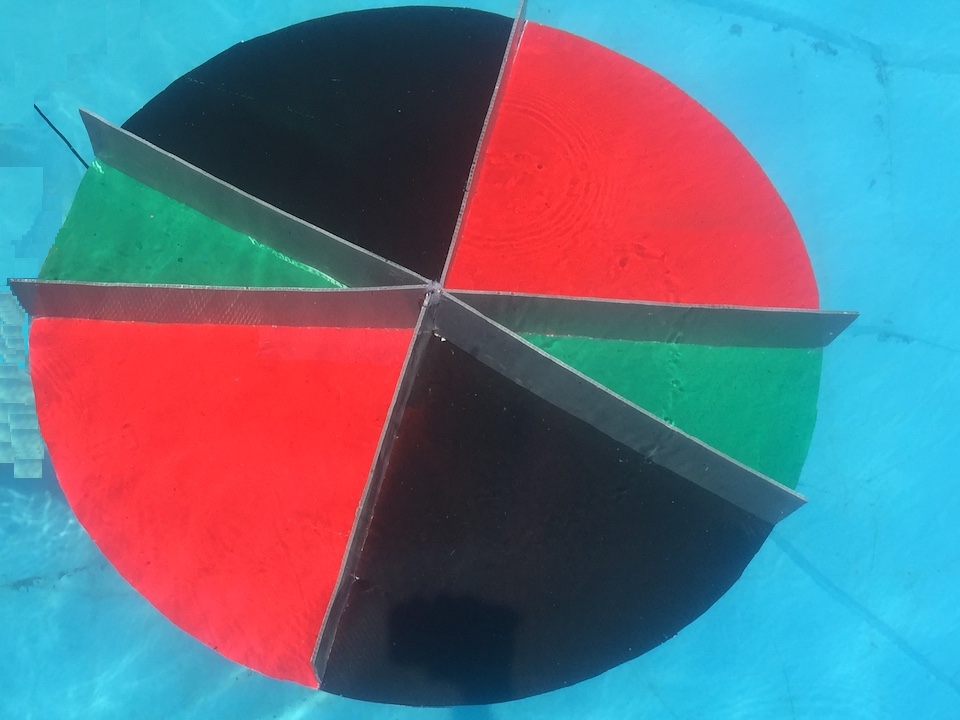
#> input picture Images/IMG_0830.JPG, 960 x 720 px, found by its file name
$ python KmeansRoulette.py   (Python 2 division)
#> lines starting #> are read from the running program, lines starting #| are printed output that depends on the picture; after the words box and inside, x2 and y2 are one past the last pixel; in counts of white or black regions, pixels touching at a corner belong together
import cv2,random
import numpy as np
import math,time,sys

TIME =True
DEBUG = False
#sys.setrecursionlimit = 200000
order = [[-1,0],[-1,-1],[0,-1],[1,-1],[1,0],[1,1],[0,1],[-1,1]]
prev = [1,0]

# [18 lines left out: function avgBlueIntensity, not called in this run]

def Blur(img):
    closing = cv2.GaussianBlur(img,(5,5),10)
    closing = cv2.medianBlur(img,23)
    #median -> 23 low
    return closing
###closing kernel using morphological transform, not used
def Closing(closing):
    rect = cv2.getStructuringElement(cv2.MORPH_ELLIPSE,(5,5))
    np.array([[1, 1, 1, 1, 1],
              [1, 1, 1, 1, 1],
              [1, 1, 1, 1, 1],
              [1, 1, 1, 1, 1],
              [1, 1, 1, 1, 1]], dtype=np.uint8)

    closing = cv2.dilate(closing,rect,iterations = 10)
    closing = cv2.erode(closing,rect,iterations = 10)
    #cv2.imshow("dialate",closing)
    return closing

def Scan(img):
    Z = img.reshape((-1,3))
    Z = np.float32(Z)
    criteria = (cv2.TERM_CRITERIA_EPS + cv2.TERM_CRITERIA_MAX_ITER, 10, 1.0)
    ###amount of colors in img, use at least 6 colors and not reccomended over 16
    K = 16
    #K = 8
    #K = 6
    ret,label,center=cv2.kmeans(Z,K,None,criteria,10,cv2.KMEANS_RANDOM_CENTERS)
    center = np.uint8(center)
    res = center[label.flatten()]
    res2 = res.reshape((img.shape))
    return res2

def findCircleCenter(img):
    ###how wide space between pix are
    loopjump = 40


    greenPoints=[]
    xt = 0
    yt = 0
    c = 0
    xleft = 2000000
    yleft = 0
    ###sector vars(possibly unimportant)
    r = 0
    g=0
    b=0
    ###Debug vars
    leftcounter=0
    rightcounter=0

    for y in range(len(img)/loopjump):
        for x in range(len(img[0])/loopjump):
            ### may need to multiply green by a bit
            #if(img[y*10][x*10][1] > 100):

            if(img[y*loopjump][x*loopjump][1] >=int(img[y*loopjump][x*loopjump][2])*0.5+int(img[y*loopjump][x*loopjump][0])):
                #print img[y*10][x*10][1],img[y*10][x*10][2],img[y*10][x*10][0],int(img[y*10][x*10][2])+int(img[y*10][x*10][0])
                #img[y*10][x*10][1]=0
                xt = xt + x*loopjump
                yt = yt +y*loopjump

                greenPoints.append([x*loopjump,y*loopjump])

                ###possibly unimportant
                b = img[y*loopjump][x*loopjump][0]
                g = img[y*loopjump][x*loopjump][1]
                r = img[y*loopjump][x*loopjump][2]

                ###use seperate image to place dots on
                #if(DEBUG):
                    #img[y*loopjump][x*loopjump][2] =255
                if(x*loopjump>467):
                    rightcounter +=1
                else:
                    leftcounter +=1
                if(x*loopjump<xleft):
                    xleft =x*loopjump
                    yleft = y*loopjump
                c = c+1

    radius = int(math.sqrt((xleft-xt/c)*(xleft-xt/c)+(yleft-yt/c)*(yleft-yt/c)))
    #cv2.circle(img,(xt/c,yt/c),radius,(255,255,255))
    #cv2.circle(img,(xt/c,yt/c),5,(255,255,255))
    if(DEBUG):
        print "coordinate center : ", xt/c,yt/c
        print "green pixels counted to right then left : ", rightcounter, leftcounter
    #return img,xt/c,yt/c,radius,b,g,r
    return img, xt/c, yt/c, greenPoints

def sectors(img, xc, yc, points):
    ###mebbe 3 -> 1 grayscale faster process?
    sector = np.zeros((len(img),len(img[0]),3), np.uint8)

    left = True
    right = True


    ###line equations to seperate two sectors
    if(DEBUG):
        print "---line---"
        print points[0]
        print xc,yc
        print -1/(float(points[0][1]-yc)/float(points[0][0]-xc))
        print yc-(-1/(float(points[0][1]-yc)/float(points[0][0]-xc)))*xc
        print points
        print "---line---"
    m = -1/(float(points[0][1]-yc)/float(points[0][0]-xc))
    c = int(yc-m*xc)

    ###! delete 2 lines below
    #cv2.line(img,(307,720),(547,0),(255,255,255),1)
    #cv2.line(img,(int(((len(img)-1)-c)/m),(len(img)-1)),(len(img[0])-1,int((len(img[0])-1)*m)-c),(255,255,255),1)
    for i in range(len(points)):

        if(left and points[i][1]>points[i][0]*m+c):
            left = False
            borderPath(img, sector, points[i][0], points[i][1])

        if(right and points[i][1]<points[i][0]*m+c):
            right= False
            borderPath(img, sector, points[i][0], points[i][1])
        #fill(img,sector,points[x][0], points[x][1],img[points[x][1]][points[x][0]])
    print right, left
    sector = Closing(sector)
    return img,sector, xc,yc

def borderPath(img, canvas,x,y):
    ###! note: left side must not be edge
    while(img[y][x-1][1] >= int(img[y][x-1][2]*0.5)+int(img[y][x-1][0])):
        x-=1
    grace = 100
    exit = False
    xst = x
    yst = y
    contour = []

    while(exit ==False or grace >0):
    # [5 lines of commented-out code are left out]
        if(grace >0):
            grace -=1

        if(abs(xst-x) <3 and abs(yst-y)<3):
            exit = True
        else:
            exit = False
        index = order.index(prev)
        for i in range((index+1), (index+9)):
            point = img[y+order[i%8][1]][x+order[i%8][0]]
            if(point[1] > int(point[2]*0.5)+int(point[0])):
                ###test line
                img[y+order[i%8][1]][x+order[i%8][0]][1] = int(img[y+order[i%8][1]][x+order[i%8][0]][0])+int(img[y+order[i%8][1]][x+order[i%8][0]][2]*0.5)
                canvas[y+order[i%8][1]][x+order[i%8][0]] = [255,255,255]
                prev[0] = order[i%8][0]
                prev[1] = order[i%8][1]
                prev[0]=prev[0]*-1
                prev[1]=prev[1]*-1
                x=x+order[i%8][0]
                y=y+order[i%8][1]
                contour.append([x+order[i%8][0],y+order[i%8][1]])
                break

            if(point[1] == int(point[2]*0.5)+int(point[0])):
                img[y+order[i%8][1]][x+order[i%8][0]][1]-=1
                canvas[y+order[i%8][1]][x+order[i%8][0]] = [255,255,255]
                prev[0] = order[i%8][0]
                prev[1] = order[i%8][1]
                prev[0]=prev[0]*-1
                prev[1]=prev[1]*-1
                x=x+order[i%8][0]
                y=y+order[i%8][1]
                break
    ###! ellipse fitting must have sectors connecte
    #ctr = np.array(contour).reshape((-1,1,2)).astype(np.int32)
    #fit = cv2.fitEllipse(ctr)


###not used
# [33 lines left out: functions detectWhite, fill, findSectors, not called in this run]

def main():


    #img = cv2.imread("Images/downWheelS.png")
    #img = cv2.imread("Images/IMG_0840.jpg")
    img = cv2.imread("Images/IMG_0830.jpg")
#> img is the input picture: shape (720, 960, 3); mean B, G, R 130.4, 113.6, 98.7

    ###not used cus comp pool floor hella sus(not blue)
    #b,g,r = avgBlueIntensity(img)
    #print(b,g,r)

    start = time.time()
    close = Blur(img)
    blurring = time.time()
    show = Scan(close)
#> in Scan, `ret,label,center=cv2.kmeans(Z,K,None,criteria,10,cv2.KMEANS_RANDOM_CEN..`: ret = 142595472.3; center = 16 rows, first 8: [120.9, 144.2, 53.21], [214.9, 185.5, 54.69], [64, 55.64, 250.5], [121.4, 156.1, 28.94], [94.07, 73.73, 232.5], [135.6, 162.9, 15.34], [83.95, 78.14, 72.82], [49.12, 39.45, 32.94]
#> in Scan, `center = np.uint8(center)`: center = 16 rows, first 8: [120, 144, 53], [214, 185, 54], [63, 55, 250], [121, 156, 28], [94, 73, 232], [135, 162, 15], [83, 78, 72], [49, 39, 32]
#> in Scan, `res2 = res.reshape((img.shape))`:
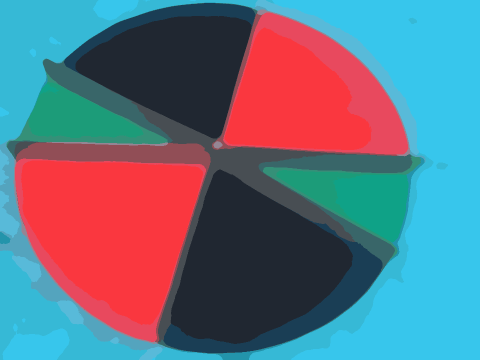
#> res2: shape (720, 960, 3) (shown at 1/2 size); mean B, G, R 129.2, 112.7, 97.7
    kmeans =time.time()
    center,x,y,greenPoints = findCircleCenter(show)
#> the loop in findCircleCenter, `for y in range(len(img)/loopjump):` made 18 passes
#> after the loop in findCircleCenter, `for y in range(len(img)/loopjump):`: c = 22; greenPoints = [[80, 200], [120, 200], [160, 200], [80, 240], [120, 240], [160, 240], [200, 240], [240, 240], [600, 360], [640, 360], [680, 360], [720, 360], [760, 360], [800, 360], [640, 400], [680, 400], [720, 400], [760, 400], [800, 400], [720, 440], [760, 440], [800, 440]]; leftcounter = 8; rightcounter = 14; xleft = 80; xt = 11240; yleft = 200; yt = 7280
#> in findCircleCenter, `radius = int(math.sqrt((xleft-xt/c)*(xleft-xt/c)+(yleft-yt/c)*(yleft-y..`: radius = 449
#> x = 510; y = 330
    roughcircle =time.time()
    img,sector, x,y = sectors(center,x,y,greenPoints)
#> in sectors, `m = -1/(float(points[0][1]-yc)/float(points[0][0]-xc))`: m = -3.31
#> in sectors, `c = int(yc-m*xc)`: c = 2016
#> the loop in sectors, `for i in range(len(points)): ` made 22 passes
#> right on pass 1: False
#> after the loop in sectors, `for i in range(len(points)):`: left = False
#| False False
#> in Closing, `closing = cv2.dilate(closing,rect,iterations = 10)`:
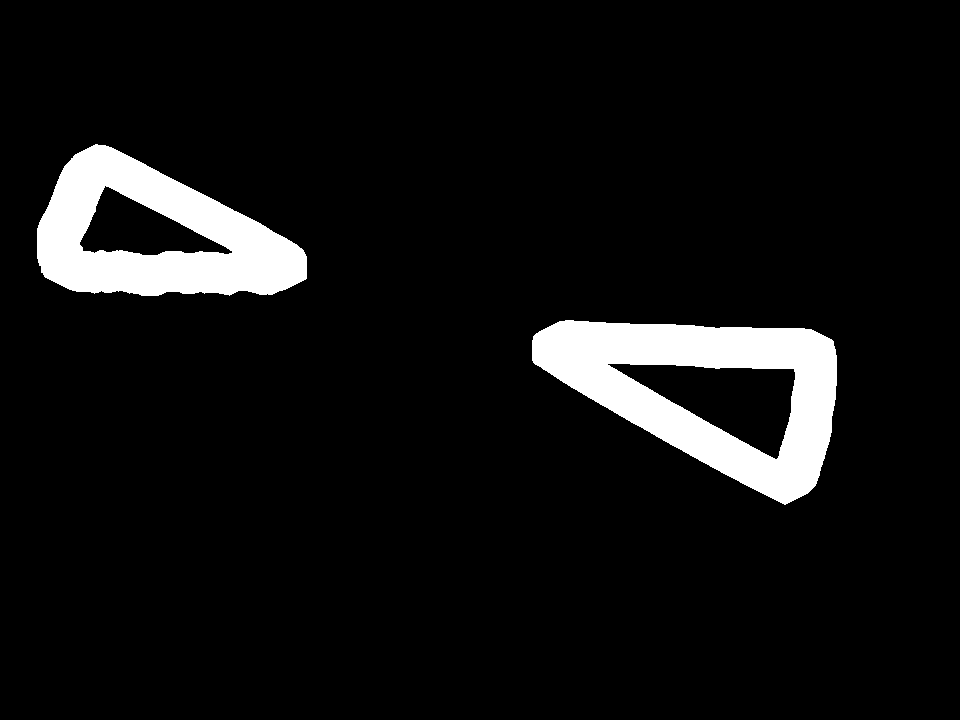
#> closing: shape (720, 960, 3); 7.1% white; 2 white regions, box (x1, y1, x2, y2) and area: (532, 320, 837, 505) 26828, (37, 144, 307, 296) 22144
#> in Closing, `closing = cv2.erode(closing,rect,iterations = 10)`:
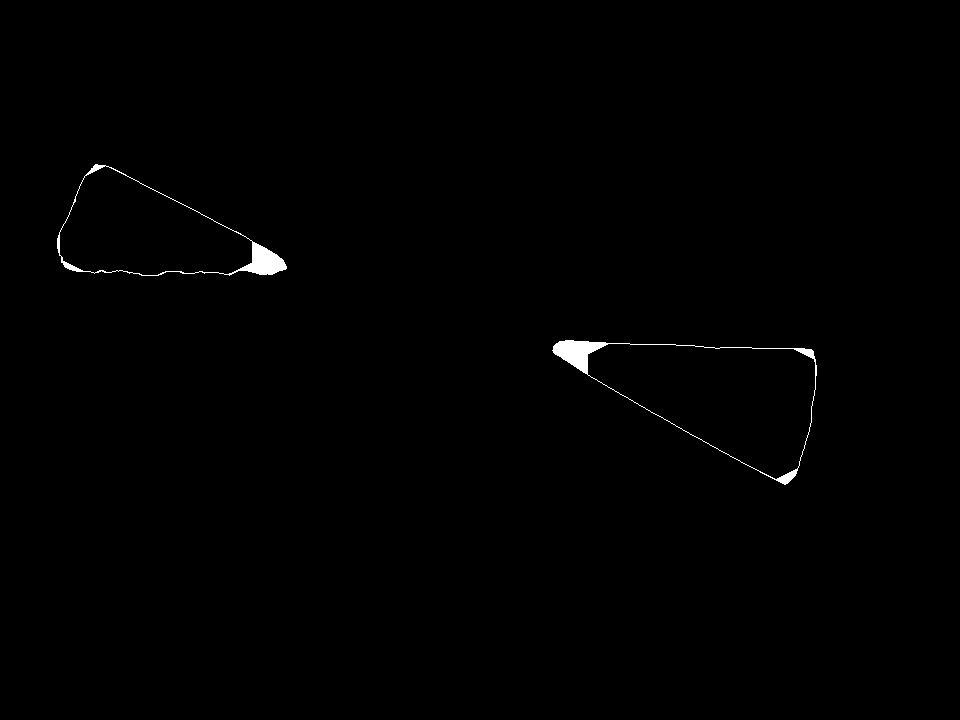
#> closing: shape (720, 960, 3); 0.47% white; 2 white regions, box (x1, y1, x2, y2) and area: (552, 340, 817, 485) 1738, (57, 164, 287, 276) 1504
    greensector = time.time()
    #findSectors(center,x,y,radius,b,g,r)
    end = time.time()
    if(TIME):
        print "----------Timer----------"
        print "filters : ", blurring-start
        print "K-means : ", kmeans-blurring
        print "rough calculations : ", roughcircle-kmeans
        print "green sector : ", greensector-roughcircle
        print "total time : ", end-start
        print "----------Timer----------"
    ###original image
    #cv2.imshow("original", img)
    ###blur applied
    #cv2.imshow("close",close)
    ###kmeans applied
    cv2.imshow("thing", show)
    #rough center and dividing line(green) found
    #cv2.imshow("circle",center)
    #green sector found
    cv2.imshow("sector",sector)
    #cv2.imshow("final",)
    cv2.waitKey(0)
    cv2.destroyAllWindows()

main()

$ run again, with Images/downWheelS.png saved as Images/IMG_0830.JPG
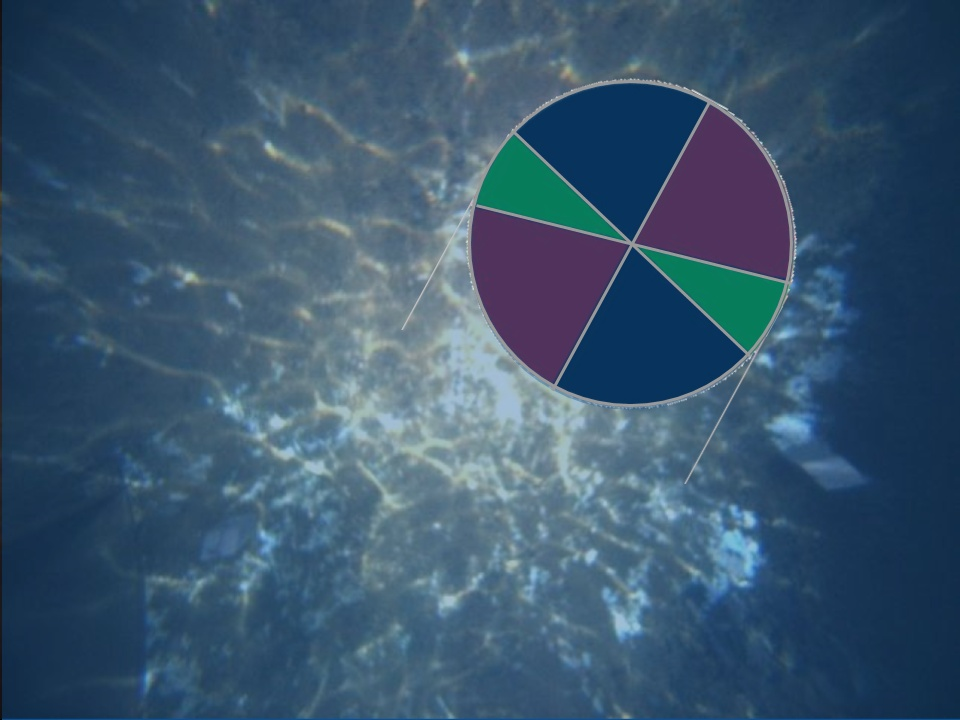
#> input picture Images/downWheelS.png, 960 x 720 px, found by its file name
#> in main, img is the input picture: shape (720, 960, 3); mean B, G, R 109.8, 85.7, 58
#> in Scan, `ret,label,center=cv2.kmeans(Z,K,None,criteria,10,cv2.KMEANS_RANDOM_CEN..`: ret = 58927943.6; center = 16 rows, first 8: [104.1, 77.99, 48.35], [124.1, 109.6, 87.22], [82.33, 50.49, 19.4], [162.5, 155.5, 133.1], [143.4, 129.2, 101.9], [149.3, 139.5, 116.6], [37.46, 31.95, 28.12], [184.1, 175.7, 149.8]
#> in Scan, `center = np.uint8(center)`: center = 16 rows, first 8: [104, 77, 48], [124, 109, 87], [82, 50, 19], [162, 155, 133], [143, 129, 101], [149, 139, 116], [37, 31, 28], [184, 175, 149]
#> the loop in findCircleCenter, `for y in range(len(img)/loopjump):` made 18 passes
#> after the loop in findCircleCenter, `for y in range(len(img)/loopjump):`: c = 8; greenPoints = [[520, 160], [520, 200], [560, 200], [680, 280], [720, 280], [760, 280], [720, 320], [760, 320]]; leftcounter = 0; rightcounter = 8; xleft = 520; xt = 5240; yleft = 160; yt = 2040
#> radius = 165
#> in main, `center,x,y,greenPoints = findCircleCenter(show)`: x = 655; y = 255
#> sector: shape (720, 960, 3); every value is 0
#> m = -1.42
#> in sectors, `c = int(yc-m*xc)`: c = 1185
#> the loop in sectors, `for i in range(len(points)): ` made 8 passes
#> right on pass 1: False
#> after the loop in sectors, `for i in range(len(points)):`: left = False
#| False False
#> in Closing, `closing = cv2.dilate(closing,rect,iterations = 10)`:
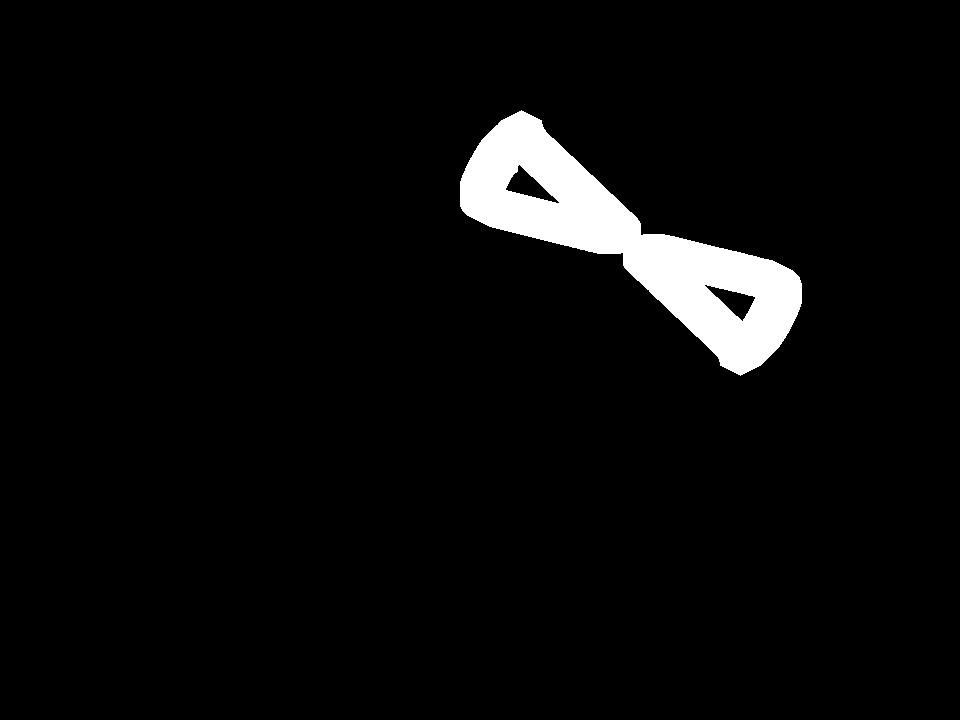
#> closing: shape (720, 960, 3); 4.2% white; 1 white region, box (x1, y1, x2, y2) and area: (460, 110, 802, 376) 28832
#> in Closing, `closing = cv2.erode(closing,rect,iterations = 10)`:
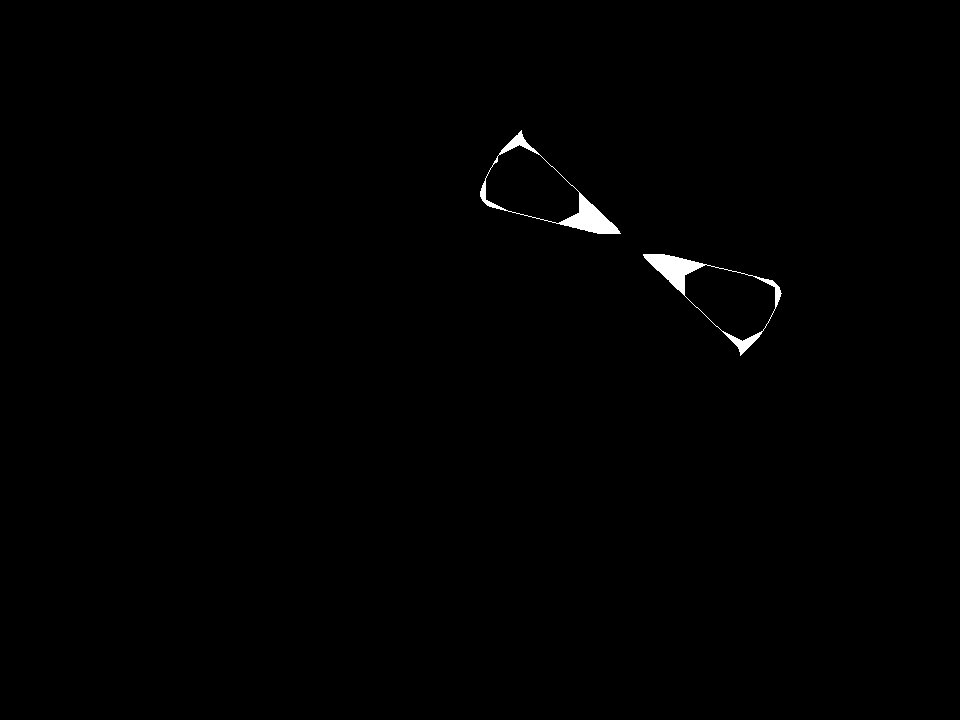
#> closing: shape (720, 960, 3); 0.48% white; 2 white regions, box (x1, y1, x2, y2) and area: (480, 130, 621, 234) 1673, (643, 254, 782, 356) 1673
